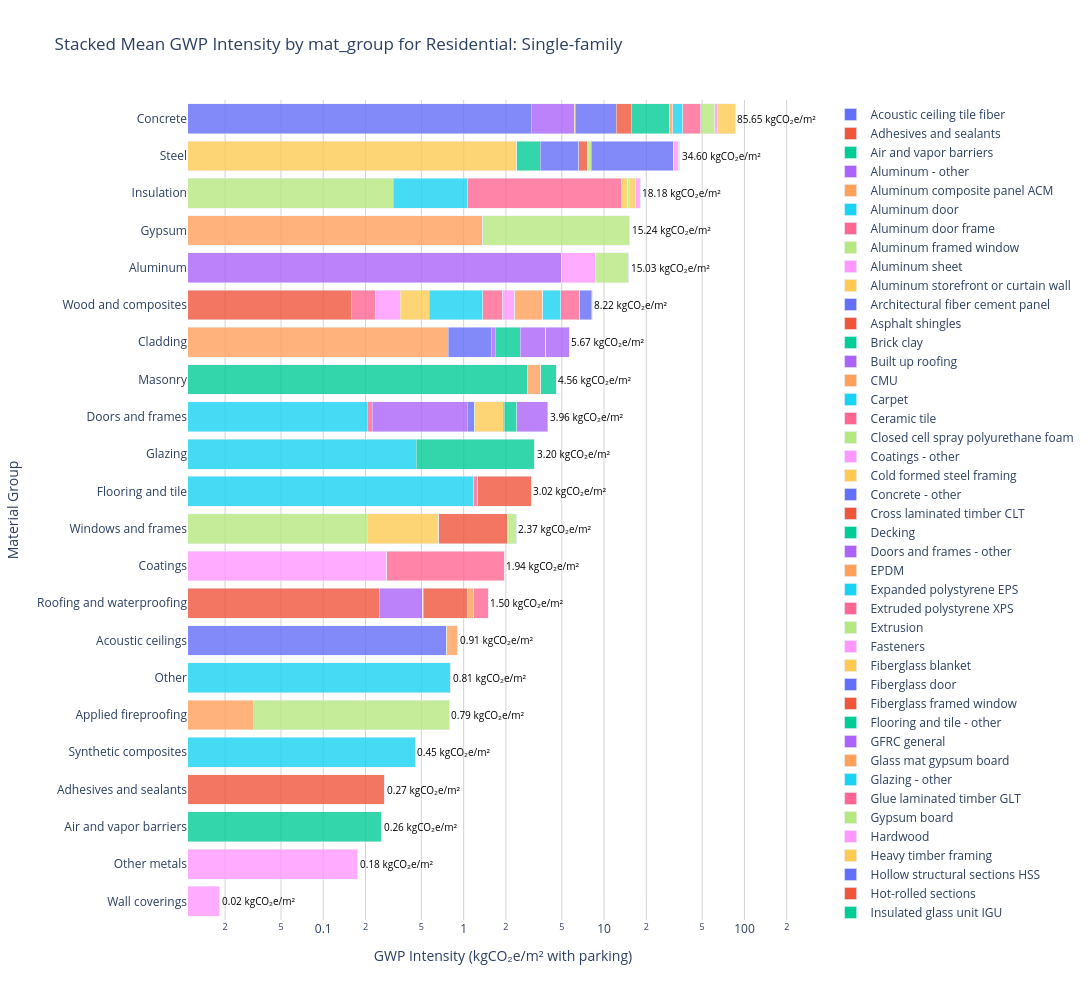

This figure's notebook cell:
### Code cell
import plotly.graph_objects as go
import numpy as np

def create_chart(stacked_data, total_col, title):
    """
    Create a horizontal stacked bar chart for normalized mean/median GWP intensities.
    """
    fig = go.Figure()

    # Add traces for each mat_type
    for wedge_category in stacked_data.columns[:-1]:  # Exclude the total column
        fig.add_trace(go.Bar(
            name=wedge_category,
            x=stacked_data[wedge_category],  # Normalized values on x-axis
            y=stacked_data.index,  # mat_group categories on y-axis
            orientation='h',
            hovertemplate=(
                "<b>Material Group:</b> %{y}<br>"  # Show mat_group
                "<b>Wedge Category:</b> " + wedge_category + "<br>"  # Show mat_type
                "<b>Contribution:</b> %{x:.2f} kgCO₂e/m²<extra></extra>"  # Show contribution in GWP
            ),
            marker=dict(opacity=0.8)
        ))

    # Add annotations for totals
    for i, mat_group in enumerate(stacked_data.index):
        total_value = stacked_data.loc[mat_group, total_col]
        fig.add_annotation(
            x=np.log10(total_value) if total_value > 0 else 0,  # Adjust position for log scale
            y=mat_group,
            text=f"{total_value:.2f} kgCO₂e/m²",  # Display total GWP intensity
            showarrow=False,
            font=dict(size=10, color='black'),
            xanchor='left',  # Anchor the text to the left of the position
            align='center'
        )

    # Update layout
    fig.update_layout(
        title=title,
        xaxis=dict(
            title='GWP Intensity (kgCO₂e/m² with parking)',
            type='log',  # Set to logarithmic scale
            showgrid=True,
            gridcolor='lightgrey'
        ),
        yaxis=dict(
            title='Material Group',
            showgrid=False,  # Remove horizontal gridlines
            categoryorder='total ascending'
        ),
        barmode='stack',  # Stack mode for bars
        height=1000,
        width=1400,
        showlegend=True,
        plot_bgcolor='rgba(0,0,0,0)',
        legend_traceorder='normal'
    )
    return fig

# Generate visualizations for each building use from the results
for use, output_df80 in results.items():
    # Pivot the data to create stacked structures for means and medians
    stacked_data_mean = output_df80.pivot(index='mat_group', columns='mat_type', values='normalized_mean').fillna(0)
    stacked_data_median = output_df80.pivot(index='mat_group', columns='mat_type', values='normalized_median').fillna(0)

    # Calculate total means and medians for each mat_group
    stacked_data_mean['total_mean'] = stacked_data_mean.sum(axis=1)
    stacked_data_median['total_median'] = stacked_data_median.sum(axis=1)

    # Create charts
    mean_chart = create_chart(stacked_data_mean, 'total_mean', f"Stacked Mean GWP Intensity by mat_group for {use}")
    median_chart = create_chart(stacked_data_median, 'total_median', f"Stacked Median GWP Intensity by mat_group for {use}")

    # Display the charts
    print(f"Visualizations for {use}:")
    mean_chart.show()
    # median_chart.show()
